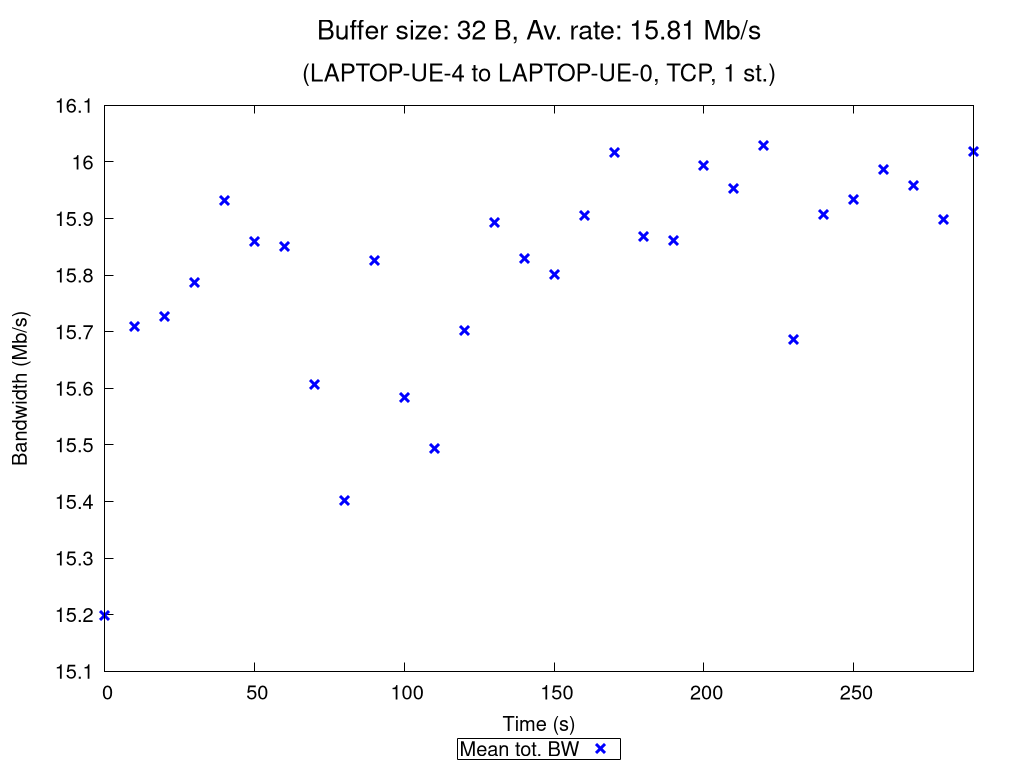

Write gnuplot code to recreate this figure.
set terminal pngcairo nocrop enhanced size 1024,768 font "Verdana,15"
set output "TCP_1_st_2020_10_13_01-30-30_two2one_00032B.png"

set title "{/=20 Buffer size: 32 B, Av. rate: 15.81 Mb/s}\n\n{/=18 (LAPTOP-UE-4 to LAPTOP-UE-0, TCP, 1 st.)}"

set xlabel "Time (s)"
set ylabel "Bandwidth (Mb/s)"
set ytics nomirror
set key bmargin center horizontal box samplen 1 width -1
set bmargin 4.6
set rmargin 4.5

rf = 1000000.0  # rate factor
set style fill transparent solid 0.2 noborder
set autoscale xfix
plot "TCP_1_st_2020_10_13_01-30-30_two2one_00032B_iperf_processed.dat" using 1:($2/rf-$3/rf):($2/rf+$3/rf) with filledcurves lc rgb "blue" notitle, \
     "" using 1:($2/rf) with points pt 2 ps 1.5 lw 3 lc rgb "blue" title "Mean tot. BW", \
